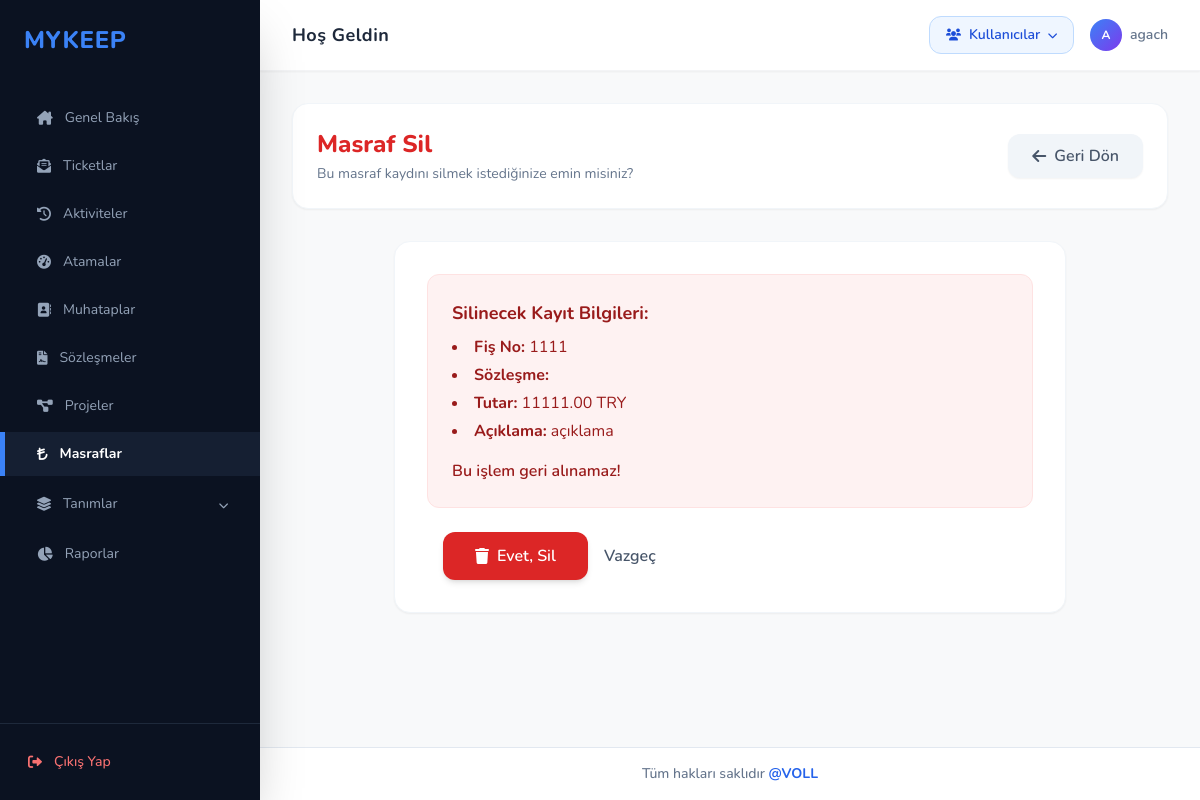
/masraflar/5/sil/ (signed in), run on the app's committed database.
### masraf/models.py (models this page shows, shortened)
class Masraf(models.Model):
    PARA_BIRIMI_CHOICES = [
        ('TRY', 'TRY'),
        ('EUR', 'EUR'),
        ('USD', 'USD'),
    ]
    proje = models.ForeignKey('proje.projeler', on_delete=models.CASCADE, verbose_name="Proje", null=True)
    danisman = models.ForeignKey('modul.danisman', on_delete=models.SET_NULL, verbose_name="Danışman", null=True, blank=True)
    muhatap_adi = models.CharField(max_length=200, verbose_name="Muhatap Adı", blank=True, null=True)
    tarih = models.DateField(verbose_name="Tarih")
    masraf_turu = models.ForeignKey(MasrafTuru, on_delete=models.PROTECT, verbose_name="Masraf Türü")
    fis_no = models.CharField(max_length=50, verbose_name="Fiş No")
    aciklama = models.CharField(max_length=60, verbose_name="Açıklama")
    tutar = models.DecimalField(max_digits=10, decimal_places=2, verbose_name="Tutar")
    para_birimi = models.CharField(max_length=3, choices=PARA_BIRIMI_CHOICES, default='TRY', verbose_name="Para Birimi")
    odendi_mi = models.BooleanField(default=False, verbose_name="Ödendi mi?")
    dosya = models.FileField(upload_to='masraf_dosyalari/', null=True, blank=True, verbose_name="Dosya (PDF/Resim)")
    olusturulma_tarihi = models.DateTimeField(auto_now_add=True)
    guncellenme_tarihi = models.DateTimeField(auto_now=True)
    class Meta:
        verbose_name = "Masraf"
        verbose_name_plural = "Masraflar"

### masraf/views.py (the view)
# urls.py: path('<int:pk>/sil/', views.masraf_sil, name='masraf_sil'),
@admin_veya_danisman_only
def masraf_sil(request, pk):
    masraf = get_object_or_404(Masraf, pk=pk)
    if request.method == 'POST':
        masraf.delete()
        messages.success(request, 'Masraf başarıyla silindi.')
        return redirect('masraf_listesi')
    return render(request, 'masraf/masraf_sil.html', {'masraf': masraf})

### templates/masraf/masraf_sil.html (shortened to what this page needs)
{% extends 'base.html' %}
{% block content %}
<div class="mb-8 flex justify-between items-center bg-white p-6 rounded-2xl shadow-sm border border-slate-100">
    <div>
        <h1 class="text-2xl font-extrabold text-red-600">Masraf Sil</h1>
        <p class="text-sm text-slate-500 mt-1">Bu masraf kaydını silmek istediğinize emin misiniz?</p>
    </div>
    <a href="{% url 'masraf_listesi' %}" class="bg-slate-100 hover:bg-slate-200 text-slate-600 px-6 py-2.5 rounded-xl font-semibold shadow-sm transition-all flex items-center space-x-2">
        <i class="fa-solid fa-arrow-left"></i>
        <span>Geri Dön</span>
    </a>
</div>
<div class="bg-white rounded-2xl shadow-sm border border-slate-100 p-8 max-w-2xl mx-auto">
    <div class="bg-red-50 text-red-800 p-6 rounded-xl border border-red-100 mb-6">
        <h3 class="text-lg font-bold mb-2">Silinecek Kayıt Bilgileri:</h3>
        <ul class="list-disc list-inside space-y-1">
            <li><strong>Fiş No:</strong> {{ masraf.fis_no }}</li>
            <li><strong>Sözleşme:</strong> {{ masraf.sozlesme.sozlesmeno }}</li>
            <li><strong>Tutar:</strong> {{ masraf.tutar }} {{ masraf.para_birimi }}</li>
            <li><strong>Açıklama:</strong> {{ masraf.aciklama }}</li>
        </ul>
        <p class="mt-4 font-semibold">Bu işlem geri alınamaz!</p>
    </div>
    <form method="post" class="flex items-center space-x-4">
        <button type="submit" class="bg-red-600 hover:bg-red-700 text-white px-8 py-3 rounded-xl font-semibold shadow-md hover:shadow-lg transition-all flex items-center space-x-2">
            <i class="fa-solid fa-trash"></i>
            <span>Evet, Sil</span>
        </button>
        <a href="{% url 'masraf_listesi' %}" class="text-slate-600 font-semibold hover:underline">Vazgeç</a>
    </form>
</div>
{% endblock %}

### templates/base.html (shortened to what this page needs)
<!DOCTYPE html>
<html lang="tr">
<head>
    <script src="https://cdn.tailwindcss.com"></script>
    {% load static %}
    <link rel="stylesheet" href="{% static 'responsive.css' %}?v=2.5">
    <link href="https://cdnjs.cloudflare.com/ajax/libs/font-awesome/6.0.0/css/all.min.css" rel="stylesheet">
    <link href="https://cdn.jsdelivr.net/npm/tom-select@2.2.2/dist/css/tom-select.css" rel="stylesheet">
    <link href="https://cdn.jsdelivr.net/npm/flatpickr/dist/flatpickr.min.css" rel="stylesheet">
</head>
<body class="bg-[#f8f9fa] text-slate-800 overflow-hidden">
    <div class="flex h-screen">
        <aside class="w-[260px] bg-[#0b1221] flex flex-col shadow-2xl z-20">
            <div class="p-6">
                <h1 class="text-2xl font-extrabold tracking-wide text-blue-500 uppercase">MYKEEP</h1>
            </div>
            <nav class="flex-1 space-y-1 overflow-y-auto mt-4">
                <a href="{% url 'index' %}" class="flex items-center space-x-3 py-3 px-8 transition-all duration-200 {% if request.resolver_match.url_name == 'index' %}bg-[#151f32] text-white font-bold border-l-[5px] border-blue-500{% else %}text-slate-400 hover:text-white hover:bg-[#151f32]/50 border-l-[5px] border-transparent{% endif %}">
                    <i class="fa-solid fa-house-chimney text-sm"></i>
                    <span class="text-sm">Genel Bakış</span>
                </a>
                <a href="{% url 'ticket_listesi' %}" class="flex items-center space-x-3 py-3 px-8 transition-all duration-200 {% if request.resolver_match.url_name == 'ticket_listesi' %}bg-[#151f32] text-white font-bold border-l-[5px] border-blue-500{% else %}text-slate-400 hover:text-white hover:bg-[#151f32]/50 border-l-[5px] border-transparent{% endif %}">
                    <i class="fa-solid fa-envelope-open-text text-sm"></i>
                    <span class="text-sm">Ticketlar</span>
                </a>
                <a href="{% url 'aktivite_listesi' %}" class="flex items-center space-x-3 py-3 px-8 transition-all duration-200 {% if 'aktivite' in request.resolver_match.url_name and 'rapor' not in request.resolver_match.url_name %}bg-[#151f32] text-white font-bold border-l-[5px] border-blue-500{% else %}text-slate-400 hover:text-white hover:bg-[#151f32]/50 border-l-[5px] border-transparent{% endif %}">
                    <i class="fa-solid fa-clock-rotate-left text-sm"></i>
                    <span class="text-sm">Aktiviteler</span>
                </a>
                <a href="{% url 'efor_listesi' %}" class="flex items-center space-x-3 py-3 px-8 transition-all duration-200 {% if 'efor' in request.resolver_match.url_name and 'rapor' not in request.resolver_match.url_name %}bg-[#151f32] text-white font-bold border-l-[5px] border-blue-500{% else %}text-slate-400 hover:text-white hover:bg-[#151f32]/50 border-l-[5px] border-transparent{% endif %}">
                    <i class="fa-solid fa-gauge-high text-sm"></i>
                    <span class="text-sm">Atamalar</span>
                </a>
                {% if request.user.is_superuser or request.user.userprofile.role == 'Admin' %}
                <a href="{% url 'muhatap_listesi' %}" class="flex items-center space-x-3 py-3 px-8 transition-all duration-200 {% if request.resolver_match.url_name == 'muhatap_listesi' %}bg-[#151f32] text-white font-bold border-l-[5px] border-blue-500{% else %}text-slate-400 hover:text-white hover:bg-[#151f32]/50 border-l-[5px] border-transparent{% endif %}">
                    <i class="fa-solid fa-address-book text-sm"></i>
                    <span class="text-sm">Muhataplar</span>
                </a>
                {% endif %}
                {% if request.user.is_superuser or request.user.userprofile.role != 'Danisman' %}
                <a href="{% url 'sozlesme_listesi' %}" class="flex items-center space-x-3 py-3 px-8 transition-all duration-200 {% if request.resolver_match.url_name == 'sozlesme_listesi' %}bg-[#151f32] text-white font-bold border-l-[5px] border-blue-500{% else %}text-slate-400 hover:text-white hover:bg-[#151f32]/50 border-l-[5px] border-transparent{% endif %}">
                    <i class="fa-solid fa-file-contract text-sm"></i>
                    <span class="text-sm">Sözleşmeler</span>
                </a>
                {% endif %}
                <a href="{% url 'proje_listesi' %}" class="flex items-center space-x-3 py-3 px-8 transition-all duration-200 {% if request.resolver_match.url_name == 'proje_listesi' %}bg-[#151f32] text-white font-bold border-l-[5px] border-blue-500{% else %}text-slate-400 hover:text-white hover:bg-[#151f32]/50 border-l-[5px] border-transparent{% endif %}">
                    <i class="fa-solid fa-diagram-project text-sm"></i>
                    <span class="text-sm">Projeler</span>
                </a>
                {% if not request.user.userprofile.role == 'Firma' or request.user.is_superuser %}
                <a href="{% url 'masraf_listesi' %}" class="flex items-center space-x-3 py-3 px-8 transition-all duration-200 {% if 'masraf' in request.resolver_match.url_name and 'turu' not in request.resolver_match.url_name %}bg-[#151f32] text-white font-bold border-l-[5px] border-blue-500{% else %}text-slate-400 hover:text-white hover:bg-[#151f32]/50 border-l-[5px] border-transparent{% endif %}">
                    <i class="fa-solid fa-turkish-lira-sign text-sm"></i>
                    <span class="text-sm">Masraflar</span>
                </a>
                {% endif %}
                {% if request.user.is_superuser or request.user.userprofile.role == 'Admin' %}
                <details class="group" >
                    <summary class="flex items-center justify-between py-3 px-8 cursor-pointer transition-all duration-200 text-slate-400 hover:text-white hover:bg-[#151f32]/50 border-l-[5px] border-transparent select-none">
                        <div class="flex items-center space-x-3">
                            <i class="fa-solid fa-layer-group text-sm"></i>
                            <span class="text-sm">Tanımlar</span>
                        </div>
                        <span class="transition group-open:rotate-180">
                            <i class="fa-solid fa-chevron-down text-[10px]"></i>
                        </span>
                    </summary>
                </details>
                {% endif %}
                <a href="{% url 'raporlar_sayfasi' %}" class="flex items-center space-x-3 py-3 px-8 transition-all duration-200 {% if 'rapor' in request.resolver_match.url_name or 'atanmamis' in request.resolver_match.url_name %}bg-[#151f32] text-white font-bold border-l-[5px] border-blue-500{% else %}text-slate-400 hover:text-white hover:bg-[#151f32]/50 border-l-[5px] border-transparent{% endif %}">
                    <i class="fa-solid fa-chart-pie text-sm"></i>
                    <span class="text-sm">Raporlar</span>
                </a>
            </nav>
            <div class="p-4 border-t border-slate-800 mt-auto">
                <a href="{% url 'uyelik:cikis' %}" class="flex items-center space-x-3 p-3 rounded-lg hover:bg-red-500/10 transition text-red-400 hover:text-red-300">
                    <i class="fa-solid fa-right-from-bracket text-sm"></i>
                    <span class="text-sm font-medium">Çıkış Yap</span>
                </a>
            </div>
        </aside>
        <main class="flex-1 flex flex-col overflow-y-auto">
            <header class="bg-white px-8 py-4 flex items-center justify-between sticky top-0 z-10 border-b border-gray-100 shadow-sm">
                <div class="text-slate-800 font-bold text-lg tracking-wide">Hoş Geldin</div>
                <div class="flex items-center space-x-4">
                    {% if request.user.is_superuser or request.user.userprofile.role == 'Admin' %}
                    <div class="relative" id="kullanici-menu-wrapper">
                        <button onclick="document.getElementById('kullanici-dropdown').classList.toggle('hidden')"
                                class="flex items-center space-x-2 bg-blue-50 hover:bg-blue-100 text-blue-700 px-4 py-2 rounded-xl font-semibold text-sm transition-all border border-blue-200 hover:border-blue-300">
                            <i class="fa-solid fa-users text-xs"></i>
                            <span>Kullanıcılar</span>
                            <i class="fa-solid fa-chevron-down text-[10px] ml-1"></i>
                        </button>
                    </div>
                    {% endif %}
                    <div class="flex items-center space-x-2">
                        <div class="w-8 h-8 rounded-full bg-gradient-to-br from-blue-500 to-violet-600 flex items-center justify-center text-white text-xs font-bold">
                            {{ request.user.username|first|upper }}
                        </div>
                        <span class="text-sm font-semibold text-slate-500">{{ request.user.username|default:"admin" }}</span>
                    </div>
                </div>
            </header>
            <div class="p-8">
                {% block content %}
                {% endblock %}
            </div>
            <footer class="mt-auto py-4 text-center border-t border-slate-200 bg-white">
                <p class="text-sm text-slate-500 font-medium">
                    Tüm hakları saklıdır <a href="https://www.volltr.com/" target="_blank" class="text-blue-600 hover:text-blue-800 font-bold transition">@VOLL</a>
                </p>
            </footer>
        </main>
    </div>
</body>
</html>

### static/responsive.css (style rules this page uses)
*, *::before, *::after { box-sizing: border-box; }

### templates/base.html (style rules this page uses)
* { scrollbar-width: thin; scrollbar-color: #cbd5e1 transparent; }
body { font-family: 'Nunito', sans-serif; }

### data on the page
Masraf: fis_no "1111", tutar "11111.00", para_birimi "TRY", aciklama "açıklama"

### other printed values
{{ request.user.username|first|upper }} "A"
{{ request.user.username|default:"admin" }} "agach"
